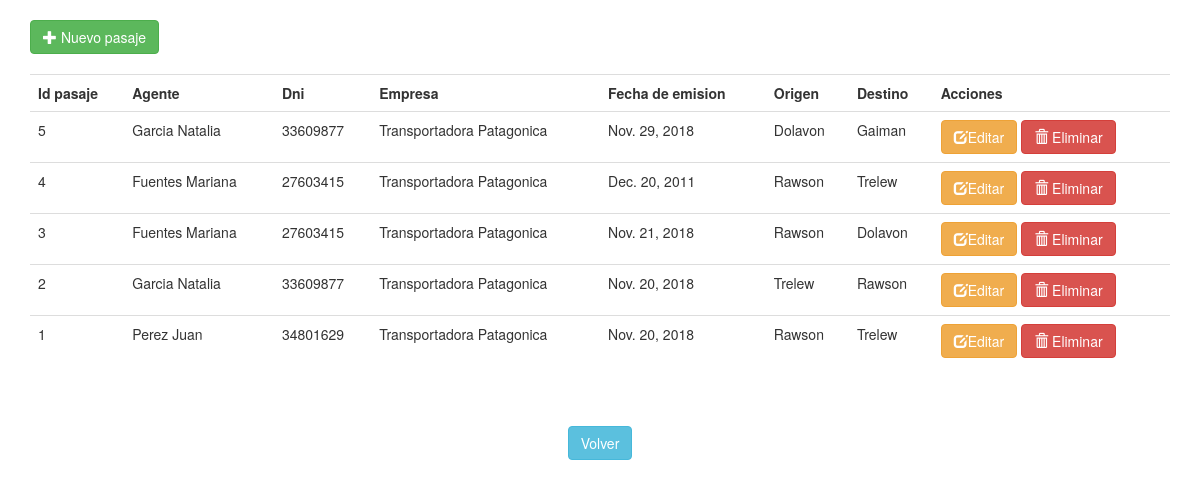
The page /pasajes/pasaje on the database its author committed.
### pasajes/models.py (models this page shows, shortened)
class Pasaje(models.Model):
	id=models.AutoField(unique=True,primary_key=True)
	id_agente=models.ForeignKey(Agente, on_delete=models.CASCADE,verbose_name="Agente")
	id_empresa=models.ForeignKey(Empresa, on_delete=models.CASCADE,verbose_name="Empresa")
	fecha_emision=models.DateField()
	origen=models.CharField(max_length=200)
	destino=models.CharField(max_length=200)

class Agente(models.Model):
	id=models.AutoField(unique=True,primary_key=True)
	nombre=models.CharField(max_length=200)
	apellido=models.CharField(max_length=200)
	documento=models.IntegerField(unique=True)
	fecha_nacimiento=models.DateField()
	id_localidad=models.ForeignKey(Localidad, on_delete=models.CASCADE,verbose_name="Localidad")

class Empresa(models.Model):
	id=models.AutoField(unique=True,primary_key=True)
	nombre=models.CharField(max_length=200)
	cuit=models.IntegerField(unique=True)
	id_localidad=models.ForeignKey(Localidad, on_delete=models.CASCADE,verbose_name="Localidad")

### pasajes/views.py (the view)
# urls.py: path('pasaje', views.indexPasajeView, name='pasaje'),
def indexPasajeView(request):
	pasajes=Pasaje.objects.all().order_by('-id')
	context={
		'pasajes':pasajes,
	}
	return render(request, 'indexPasaje.html', context)

### pasajes/templates/indexPasaje.html (shortened to what this page needs)
{% extends "plantillaBase.html" %}
{% block contenido %}
<br>
<a href="{% url 'altaPasaje' %}" class="btn btn-success"><span class="glyphicon glyphicon-plus"></span> Nuevo pasaje</a>
<br><br>
	{% if pasajes %}
	<table class="table table-hover">
		<tr>
			<th>Id pasaje</th>
			<th>Agente</th>
			<th>Dni</th>
			<th>Empresa</th>
			<th>Fecha de emision</th>
			<th>Origen</th>
			<th>Destino</th>
			<th>Acciones</th>
		</tr>
	    {% for pasaje in pasajes %}
	    	<tr>
	        	<td>{{ pasaje.id }}</td>
	        	<td>{{ pasaje.id_agente.apellido }} {{ pasaje.id_agente.nombre }}</td>
	        	<td>{{ pasaje.id_agente.documento }}</td>
	        	<td>{{ pasaje.id_empresa.nombre }}</td>
	        	<td>{{ pasaje.fecha_emision }}</td>
	        	<td>{{ pasaje.origen }}</td>
				<td>{{ pasaje.destino }}</td>
				<td>
	        		<a href="{% url 'modificacionPasaje' pasaje.id %}" class="btn btn-warning"><span class="glyphicon glyphicon-edit"></span>Editar</a>
	        		<a href="{% url 'bajaPasaje' pasaje.id %}" class="btn btn-danger"><span class="glyphicon glyphicon-trash"></span> Eliminar</a>
	        	</td>
	    	</tr>
	    {% endfor %}
	</table>
{% else %}
    <p>No hay pasajes a mostrar</p>
{% endif %}
			<br><br>
    		<center><a href="{% url 'index' %}"  class="btn btn-info">Volver</a></center>
{% endblock %}

### rows shown on the page
Pasaje: id "5", id_agente.apellido "Garcia", id_agente.nombre "Natalia", id_agente.documento "33609877", id_empresa.nombre "Transportadora Patagonica", fecha_emision "Nov. 29, 2018", origen "Dolavon", destino "Gaiman"
Pasaje: id "4", id_agente.apellido "Fuentes", id_agente.nombre "Mariana", id_agente.documento "27603415", id_empresa.nombre "Transportadora Patagonica", fecha_emision "Dec. 20, 2011", origen "Rawson", destino "Trelew"
Pasaje: id "3", id_agente.apellido "Fuentes", id_agente.nombre "Mariana", id_agente.documento "27603415", id_empresa.nombre "Transportadora Patagonica", fecha_emision "Nov. 21, 2018", origen "Rawson", destino "Dolavon"
Pasaje: id "2", id_agente.apellido "Garcia", id_agente.nombre "Natalia", id_agente.documento "33609877", id_empresa.nombre "Transportadora Patagonica", fecha_emision "Nov. 20, 2018", origen "Trelew", destino "Rawson"
Pasaje: id "1", id_agente.apellido "Perez", id_agente.nombre "Juan", id_agente.documento "34801629", id_empresa.nombre "Transportadora Patagonica", fecha_emision "Nov. 20, 2018", origen "Rawson", destino "Trelew"
